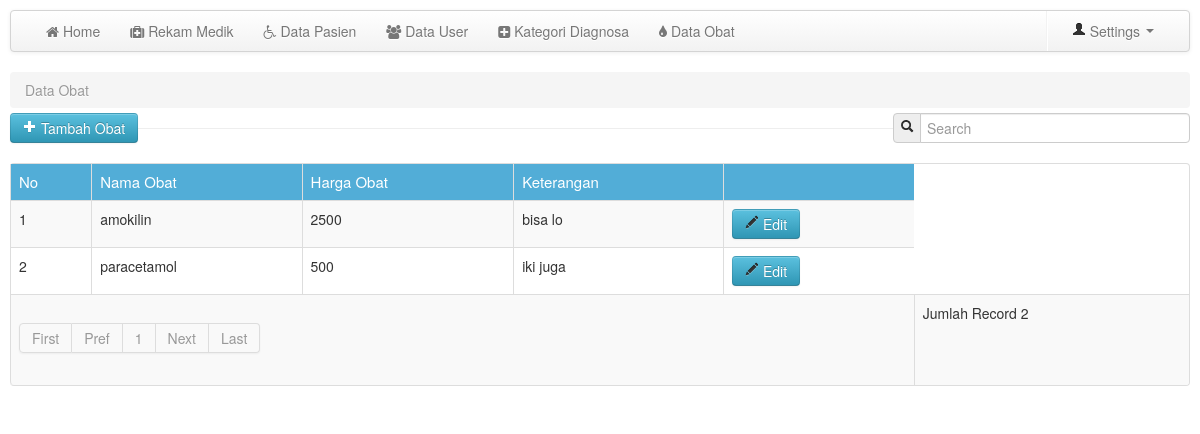
Page /media.php?module=dataobat (signed in) on the committed database.
### tables this page shows
CREATE TABLE `obat` (
  `id_obat` int(11) NOT NULL,
  `nama_obat` varchar(50) NOT NULL,
  `harga_obat` int(11) NOT NULL,
  `keterangan` text NOT NULL
);

### mod_dataobat/dataobat.php (the view, shortened to what this page needs)
<?php
switch($_GET['act']){
	default:
	?>
	<?php
	$p      = new Paging;
    $batas  = 10;
    $posisi = $p->cariPosisi($batas);
?>
	<section>
		<ul class="breadcrumb" style="margin-bottom: 5px;">
			<li class="active">Data Obat</li>
		</ul>
		<div class="control-group pull-left">
			<button class="btn btn-info" type="button" onclick="window.location='media.php?module=dataobat&&act=tambah'"><i class="icon-plus icon-white"></i> Tambah Obat</button>
		</div>
		<form class="form-search pull-right">
							<div class="input-prepend">
								<span class="add-on"><i class="icon-search"></i></span>
								<input class="span3" id="txtcari" type="text" placeholder="Search">
							</div>
		</form>
		<hr>
		<div class="row-fluid">
			<div class="span12 pull-left">
				<div id="tabel_awal">
				<table class="table table-bordered table-striped">
					<thead>
						<tr class="head">
							<td>No</td><td>Nama Obat</td><td>Harga Obat</td><td>Keterangan</td><td></td>
						</tr>
					</thead>
					<tbody>
					<?php
					$query=mysql_query("SELECT * FROM obat ORDER BY nama_obat ASC LIMIT $posisi,$batas");
					$no=$posisi+1;
					while($r=mysql_fetch_array($query)){
					?>
						<tr>
							<td><?php echo $no; ?></td><td><?php echo $r['nama_obat']; ?></td><td><?php echo $r['harga_obat']; ?></td><td><?php echo $r['keterangan']; ?></td>
							<td>
							<a href="media.php?module=dataobat&&act=edit&&kodeobat=<?php echo $r['id_obat']; ?>" class="btn btn-info"><i class="icon-pencil"></i> Edit</a>
							</td>
						</tr>
					<?php
					$no++;
					}
					?>
					<tr>
							<td colspan="5">
							<?php
							$jmldata=mysql_num_rows(mysql_query("SELECT * FROM obat"));
							$jmlhalaman  = $p->jumlahHalaman($jmldata, $batas);
							$linkHalaman = $p->navHalaman($_GET['halaman'], $jmlhalaman);
							echo "$linkHalaman";
							?><td>Jumlah Record <?php echo $jmldata; ?></td>
						</tr>
					</tbody>
				</table>
				</div>
			</div>
		</div>
	</section>
<?php
break;
	?>
<?php
}
?>

### css/custom.css (style rules this page uses)
nav,header,section,footer { margin:10px 10px 0 10px; }
table .head { background:#52add7; color:#fff; font-size:15px; }

### rows in the picture
obat: nama_obat "amokilin", harga_obat "2500", keterangan "bisa lo"
obat: nama_obat "paracetamol", harga_obat "500", keterangan "iki juga"

### other values in the picture
$halaman_aktif "1"
$jmldata "2"
